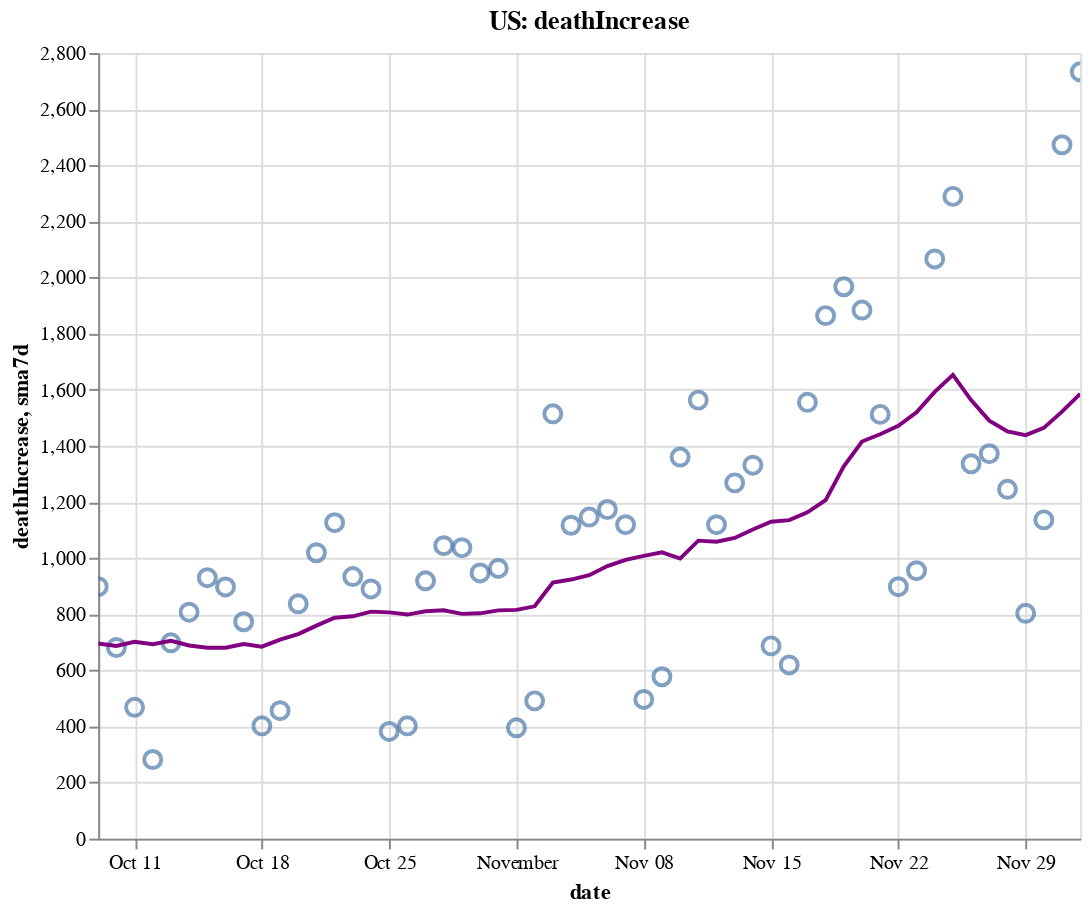

The cell this chart's notebook holds for it:
### Code cell
create_plot(us, 'deathIncrease')

### Figure 1 — Vega-Lite specification as saved in the notebook (floating-point values rounded to 4 significant figures)
{"config": {"view": {"continuousWidth": 400, "continuousHeight": 300}}, "layer": [{"layer": [{"mark": {"type": "point", "size": 75}, "encoding": {"tooltip": [{"type": "temporal", "field": "date"}, {"type": "quantitative", "field": "deathIncrease"}, {"type": "quantitative", "field": "sma7d"}], "x": {"type": "temporal", "field": "date"}, "y": {"type": "quantitative", "field": "deathIncrease"}}, "selection": {"selector006": {"type": "interval", "bind": "scales", "encodings": ["x", "y"]}}}, {"mark": {"type": "line", "color": "purple"}, "encoding": {"x": {"type": "temporal", "field": "date"}, "y": {"type": "quantitative", "field": "sma7d"}}}]}, {"mark": {"type": "rule", "color": "#aaa"}, "encoding": {"x": {"type": "temporal", "field": "date"}}, "transform": [{"filter": {"selection": "selector005"}}]}, {"mark": "circle", "encoding": {"opacity": {"condition": {"value": 1, "selection": "selector005"}, "value": 0}, "tooltip": [{"type": "temporal", "field": "date"}, {"type": "quantitative", "field": "deathIncrease"}, {"type": "quantitative", "field": "sma7d"}], "x": {"type": "temporal", "field": "date"}, "y": {"type": "quantitative", "field": "deathIncrease"}}, "selection": {"selector005": {"type": "single", "encodings": ["x"], "on": "mouseover", "nearest": true, "empty": "none"}}}, {"mark": {"type": "text", "align": "left", "dx": 5, "dy": -5, "stroke": "white", "strokeWidth": 2}, "encoding": {"text": {"type": "quantitative", "field": "deathIncrease"}, "tooltip": [{"type": "temporal", "field": "date"}, {"type": "quantitative", "field": "deathIncrease"}, {"type": "quantitative", "field": "sma7d"}], "x": {"type": "temporal", "field": "date"}, "y": {"type": "quantitative", "field": "deathIncrease"}}, "transform": [{"filter": {"selection": "selector005"}}]}, {"mark": {"type": "text", "align": "left", "dx": 5, "dy": -5}, "encoding": {"text": {"type": "quantitative", "field": "deathIncrease"}, "tooltip": [{"type": "temporal", "field": "date"}, {"type": "quantitative", "field": "deathIncrease"}, {"type": "quantitative", "field": "sma7d"}], "x": {"type": "temporal", "field": "date"}, "y": {"type": "quantitative", "field": "deathIncrease"}}, "transform": [{"filter": {"selection": "selector005"}}]}], "data": {"name": "data-af2f47f125e884a3b14c37fec60fec32"}, "height": 400, "title": "US: deathIncrease", "width": 500, "$schema": "https://vega.github.io/schema/vega-lite/v4.8.1.json", "datasets": {"data-af2f47f125e884a3b14c37fec60fec32": [{"date": "2020-10-09T00:00:00", "totalTestResultsIncrease": 1203000.0, "positiveIncrease": 56800.0, "death": 205600.0, "deathIncrease": 898.0, "positiveRate": 0.047, "state": "US", "sma7d": 695.3}, {"date": "2020-10-10T00:00:00", "totalTestResultsIncrease": 1252000.0, "positiveIncrease": 57410.0, "death": 206200.0, "deathIncrease": 681.0, "positiveRate": 0.046, "state": "US", "sma7d": 686.9}, {"date": "2020-10-11T00:00:00", "totalTestResultsIncrease": 1078000.0, "positiveIncrease": 46270.0, "death": 206700.0, "deathIncrease": 468.0, "positiveRate": 0.043, "state": "US", "sma7d": 701.6}, {"date": "2020-10-12T00:00:00", "totalTestResultsIncrease": 1060000.0, "positiveIncrease": 42650.0, "death": 207000.0, "deathIncrease": 282.0, "positiveRate": 0.04, "state": "US", "sma7d": 692.7}, {"date": "2020-10-13T00:00:00", "totalTestResultsIncrease": 1052000.0, "positiveIncrease": 48590.0, "death": 207700.0, "deathIncrease": 698.0, "positiveRate": 0.046, "state": "US", "sma7d": 705.3}, {"date": "2020-10-14T00:00:00", "totalTestResultsIncrease": 1045000.0, "positiveIncrease": 56130.0, "death": 208500.0, "deathIncrease": 807.0, "positiveRate": 0.054, "state": "US", "sma7d": 688.4}, {"date": "2020-10-15T00:00:00", "totalTestResultsIncrease": 1109000.0, "positiveIncrease": 63390.0, "death": 209400.0, "deathIncrease": 930.0, "positiveRate": 0.057, "state": "US", "sma7d": 680.6}, {"date": "2020-10-16T00:00:00", "totalTestResultsIncrease": 1231000.0, "positiveIncrease": 68240.0, "death": 210300.0, "deathIncrease": 897.0, "positiveRate": 0.055, "state": "US", "sma7d": 680.4}, {"date": "2020-10-17T00:00:00", "totalTestResultsIncrease": 1299000.0, "positiveIncrease": 57330.0, "death": 211100.0, "deathIncrease": 773.0, "positiveRate": 0.044, "state": "US", "sma7d": 693.6}, {"date": "2020-10-18T00:00:00", "totalTestResultsIncrease": 1052000.0, "positiveIncrease": 48280.0, "death": 211500.0, "deathIncrease": 402.0, "positiveRate": 0.046, "state": "US", "sma7d": 684.1}, {"date": "2020-10-19T00:00:00", "totalTestResultsIncrease": 1135000.0, "positiveIncrease": 57110.0, "death": 212000.0, "deathIncrease": 456.0, "positiveRate": 0.05, "state": "US", "sma7d": 709.0}, {"date": "2020-10-20T00:00:00", "totalTestResultsIncrease": 952700.0, "positiveIncrease": 60560.0, "death": 212800.0, "deathIncrease": 837.0, "positiveRate": 0.064, "state": "US", "sma7d": 728.9}, {"date": "2020-10-21T00:00:00", "totalTestResultsIncrease": 941800.0, "positiveIncrease": 60950.0, "death": 213800.0, "deathIncrease": 1019.0, "positiveRate": 0.065, "state": "US", "sma7d": 759.1}, {"date": "2020-10-22T00:00:00", "totalTestResultsIncrease": 1230000.0, "positiveIncrease": 72860.0, "death": 214900.0, "deathIncrease": 1126.0, "positiveRate": 0.059, "state": "US", "sma7d": 787.1}, {"date": "2020-10-23T00:00:00", "totalTestResultsIncrease": 1383000.0, "positiveIncrease": 82330.0, "death": 215900.0, "deathIncrease": 934.0, "positiveRate": 0.06, "state": "US", "sma7d": 792.4}, {"date": "2020-10-24T00:00:00", "totalTestResultsIncrease": 1323000.0, "positiveIncrease": 83290.0, "death": 216800.0, "deathIncrease": 890.0, "positiveRate": 0.063, "state": "US", "sma7d": 809.1}, {"date": "2020-10-25T00:00:00", "totalTestResultsIncrease": 1188000.0, "positiveIncrease": 64870.0, "death": 217100.0, "deathIncrease": 382.0, "positiveRate": 0.055, "state": "US", "sma7d": 806.3}, {"date": "2020-10-26T00:00:00", "totalTestResultsIncrease": 1211000.0, "positiveIncrease": 62550.0, "death": 217500.0, "deathIncrease": 402.0, "positiveRate": 0.052, "state": "US", "sma7d": 798.6}, {"date": "2020-10-27T00:00:00", "totalTestResultsIncrease": 1071000.0, "positiveIncrease": 72060.0, "death": 218500.0, "deathIncrease": 919.0, "positiveRate": 0.067, "state": "US", "sma7d": 810.3}, {"date": "2020-10-28T00:00:00", "totalTestResultsIncrease": 1096000.0, "positiveIncrease": 78760.0, "death": 219500.0, "deathIncrease": 1044.0, "positiveRate": 0.072, "state": "US", "sma7d": 813.9}, {"date": "2020-10-29T00:00:00", "totalTestResultsIncrease": 1333000.0, "positiveIncrease": 88730.0, "death": 220500.0, "deathIncrease": 1037.0, "positiveRate": 0.067, "state": "US", "sma7d": 801.1}, {"date": "2020-10-30T00:00:00", "totalTestResultsIncrease": 1364000.0, "positiveIncrease": 97240.0, "death": 221500.0, "deathIncrease": 947.0, "positiveRate": 0.071, "state": "US", "sma7d": 803.0}, {"date": "2020-10-31T00:00:00", "totalTestResultsIncrease": 1390000.0, "positiveIncrease": 90580.0, "death": 222500.0, "deathIncrease": 963.0, "positiveRate": 0.065, "state": "US", "sma7d": 813.4}, {"date": "2020-11-01T00:00:00", "totalTestResultsIncrease": 1128000.0, "positiveIncrease": 73860.0, "death": 222900.0, "deathIncrease": 395.0, "positiveRate": 0.065, "state": "US", "sma7d": 815.3}, {"date": "2020-11-02T00:00:00", "totalTestResultsIncrease": 1327000.0, "positiveIncrease": 82050.0, "death": 223300.0, "deathIncrease": 491.0, "positiveRate": 0.062, "state": "US", "sma7d": 828.0}, {"date": "2020-11-03T00:00:00", "totalTestResultsIncrease": 1129000.0, "positiveIncrease": 86680.0, "death": 224900.0, "deathIncrease": 1514.0, "positiveRate": 0.077, "state": "US", "sma7d": 913.0}, {"date": "2020-11-04T00:00:00", "totalTestResultsIncrease": 1223000.0, "positiveIncrease": 103300.0, "death": 226000.0, "deathIncrease": 1117.0, "positiveRate": 0.084, "state": "US", "sma7d": 923.4}, {"date": "2020-11-05T00:00:00", "totalTestResultsIncrease": 1567000.0, "positiveIncrease": 116400.0, "death": 227100.0, "deathIncrease": 1146.0, "positiveRate": 0.074, "state": "US", "sma7d": 939.0}, {"date": "2020-11-06T00:00:00", "totalTestResultsIncrease": 1564000.0, "positiveIncrease": 125800.0, "death": 228300.0, "deathIncrease": 1173.0, "positiveRate": 0.08, "state": "US", "sma7d": 971.3}, {"date": "2020-11-07T00:00:00", "totalTestResultsIncrease": 1413000.0, "positiveIncrease": 129200.0, "death": 229400.0, "deathIncrease": 1119.0, "positiveRate": 0.091, "state": "US", "sma7d": 993.6}, {"date": "2020-11-08T00:00:00", "totalTestResultsIncrease": 1252000.0, "positiveIncrease": 110300.0, "death": 229900.0, "deathIncrease": 496.0, "positiveRate": 0.088, "state": "US", "sma7d": 1008.0}, {"date": "2020-11-09T00:00:00", "totalTestResultsIncrease": 1516000.0, "positiveIncrease": 119500.0, "death": 230500.0, "deathIncrease": 577.0, "positiveRate": 0.079, "state": "US", "sma7d": 1020.0}, {"date": "2020-11-10T00:00:00", "totalTestResultsIncrease": 1252000.0, "positiveIncrease": 131200.0, "death": 231800.0, "deathIncrease": 1360.0, "positiveRate": 0.105, "state": "US", "sma7d": 998.3}, {"date": "2020-11-11T00:00:00", "totalTestResultsIncrease": 1418000.0, "positiveIncrease": 144900.0, "death": 233400.0, "deathIncrease": 1563.0, "positiveRate": 0.102, "state": "US", "sma7d": 1062.0}, {"date": "2020-11-12T00:00:00", "totalTestResultsIncrease": 1476000.0, "positiveIncrease": 152000.0, "death": 234500.0, "deathIncrease": 1119.0, "positiveRate": 0.103, "state": "US", "sma7d": 1058.0}, {"date": "2020-11-13T00:00:00", "totalTestResultsIncrease": 1698000.0, "positiveIncrease": 172100.0, "death": 235800.0, "deathIncrease": 1268.0, "positiveRate": 0.101, "state": "US", "sma7d": 1072.0}, {"date": "2020-11-14T00:00:00", "totalTestResultsIncrease": 1662000.0, "positiveIncrease": 163500.0, "death": 237100.0, "deathIncrease": 1331.0, "positiveRate": 0.098, "state": "US", "sma7d": 1102.0}, {"date": "2020-11-15T00:00:00", "totalTestResultsIncrease": 1615000.0, "positiveIncrease": 144500.0, "death": 237800.0, "deathIncrease": 687.0, "positiveRate": 0.089, "state": "US", "sma7d": 1129.0}, {"date": "2020-11-16T00:00:00", "totalTestResultsIncrease": 1487000.0, "positiveIncrease": 148900.0, "death": 238400.0, "deathIncrease": 619.0, "positiveRate": 0.1, "state": "US", "sma7d": 1135.0}, {"date": "2020-11-17T00:00:00", "totalTestResultsIncrease": 1512000.0, "positiveIncrease": 156700.0, "death": 240000.0, "deathIncrease": 1555.0, "positiveRate": 0.104, "state": "US", "sma7d": 1163.0}, {"date": "2020-11-18T00:00:00", "totalTestResultsIncrease": 1539000.0, "positiveIncrease": 164100.0, "death": 241900.0, "deathIncrease": 1864.0, "positiveRate": 0.107, "state": "US", "sma7d": 1206.0}, {"date": "2020-11-19T00:00:00", "totalTestResultsIncrease": 1821000.0, "positiveIncrease": 182800.0, "death": 243800.0, "deathIncrease": 1967.0, "positiveRate": 0.1, "state": "US", "sma7d": 1327.0}, {"date": "2020-11-20T00:00:00", "totalTestResultsIncrease": 1919000.0, "positiveIncrease": 192700.0, "death": 245700.0, "deathIncrease": 1884.0, "positiveRate": 0.1, "state": "US", "sma7d": 1415.0}, {"date": "2020-11-21T00:00:00", "totalTestResultsIncrease": 2004000.0, "positiveIncrease": 179700.0, "death": 247200.0, "deathIncrease": 1512.0, "positiveRate": 0.09, "state": "US", "sma7d": 1441.0}, {"date": "2020-11-22T00:00:00", "totalTestResultsIncrease": 1744000.0, "positiveIncrease": 150800.0, "death": 248100.0, "deathIncrease": 898.0, "positiveRate": 0.086, "state": "US", "sma7d": 1471.0}, {"date": "2020-11-23T00:00:00", "totalTestResultsIncrease": 1759000.0, "positiveIncrease": 150900.0, "death": 249100.0, "deathIncrease": 955.0, "positiveRate": 0.086, "state": "US", "sma7d": 1519.0}, {"date": "2020-11-24T00:00:00", "totalTestResultsIncrease": 1790000.0, "positiveIncrease": 167100.0, "death": 251100.0, "deathIncrease": 2066.0, "positiveRate": 0.093, "state": "US", "sma7d": 1592.0}, {"date": "2020-11-25T00:00:00", "totalTestResultsIncrease": 1721000.0, "positiveIncrease": 183600.0, "death": 253400.0, "deathIncrease": 2289.0, "positiveRate": 0.107, "state": "US", "sma7d": 1653.0}, {"date": "2020-11-26T00:00:00", "totalTestResultsIncrease": 1170000.0, "positiveIncrease": 126400.0, "death": 254800.0, "deathIncrease": 1336.0, "positiveRate": 0.108, "state": "US", "sma7d": 1563.0}, {"date": "2020-11-27T00:00:00", "totalTestResultsIncrease": 2126000.0, "positiveIncrease": 193700.0, "death": 256100.0, "deathIncrease": 1372.0, "positiveRate": 0.091, "state": "US", "sma7d": 1490.0}, {"date": "2020-11-28T00:00:00", "totalTestResultsIncrease": 1710000.0, "positiveIncrease": 154600.0, "death": 257400.0, "deathIncrease": 1245.0, "positiveRate": 0.09, "state": "US", "sma7d": 1452.0}, {"date": "2020-11-29T00:00:00", "totalTestResultsIncrease": 1290000.0, "positiveIncrease": 135200.0, "death": 258200.0, "deathIncrease": 803.0, "positiveRate": 0.105, "state": "US", "sma7d": 1438.0}, {"date": "2020-11-30T00:00:00", "totalTestResultsIncrease": 1603000.0, "positiveIncrease": 147600.0, "death": 259300.0, "deathIncrease": 1136.0, "positiveRate": 0.092, "state": "US", "sma7d": 1464.0}, {"date": "2020-12-01T00:00:00", "totalTestResultsIncrease": 1381000.0, "positiveIncrease": 176800.0, "death": 261800.0, "deathIncrease": 2473.0, "positiveRate": 0.128, "state": "US", "sma7d": 1522.0}, {"date": "2020-12-02T00:00:00", "totalTestResultsIncrease": 1439000.0, "positiveIncrease": 195000.0, "death": 264400.0, "deathIncrease": 2733.0, "positiveRate": 0.136, "state": "US", "sma7d": 1585.0}]}}
